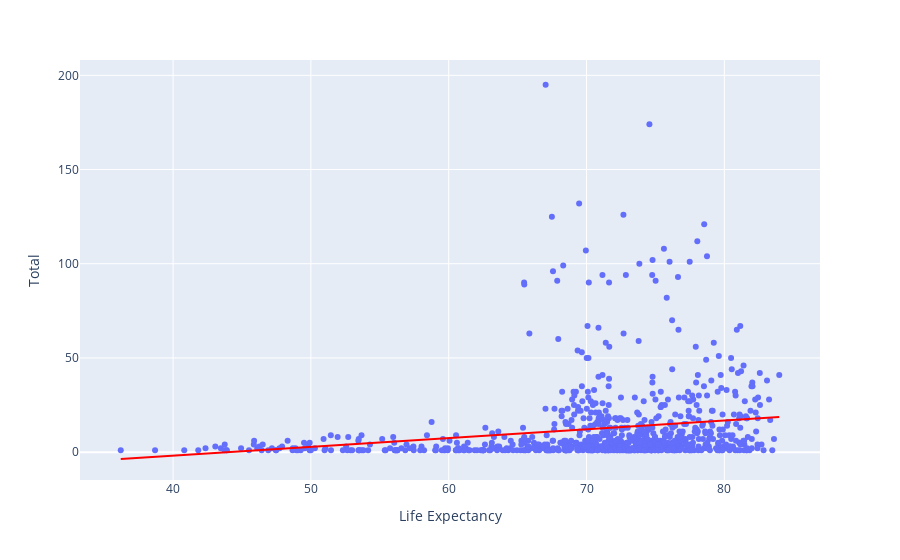

The cell this chart's notebook holds for it:
### Code cell
# with plotly
fig =  px.scatter(scaling_test_df, x='Life Expectancy', y='Total', trendline='ols', trendline_color_override='red')
fig.show()
# need to bin

### Figure 1 — Plotly figure (JSON) as saved in the notebook; plotly's stock layout.template omitted (floating-point values rounded to 4 significant figures; data arrays with more than 128 entries replaced by an {"elided": "..."} marker saying what was removed)
{"data": [{"hovertemplate": "Life Expectancy=%{x}<br>Total=%{y}<extra></extra>", "legendgroup": "", "marker": {"color": "#636efa", "symbol": "circle"}, "mode": "markers", "name": "", "orientation": "v", "showlegend": false, "type": "scatter", "x": {"elided": "865 float values"}, "xaxis": "x", "y": {"elided": "865 int values"}, "yaxis": "y"}, {"hovertemplate": "<b>OLS trendline</b><br>Total = 0.466594 * Life Expectancy + -20.5333<br>R<sup>2</sup>=0.033229<br><br>Life Expectancy=%{x}<br>Total=%{y} <b>(trend)</b><extra></extra>", "legendgroup": "", "line": {"color": "red"}, "marker": {"color": "#636efa", "symbol": "circle"}, "mode": "lines", "name": "", "showlegend": false, "type": "scatter", "x": {"elided": "841 float values"}, "xaxis": "x", "y": {"elided": "841 float values"}, "yaxis": "y"}], "layout": {"legend": {"tracegroupgap": 0}, "margin": {"t": 60}, "xaxis": {"anchor": "y", "domain": [0, 1], "title": {"text": "Life Expectancy"}}, "yaxis": {"anchor": "x", "domain": [0, 1], "title": {"text": "Total"}}}}
